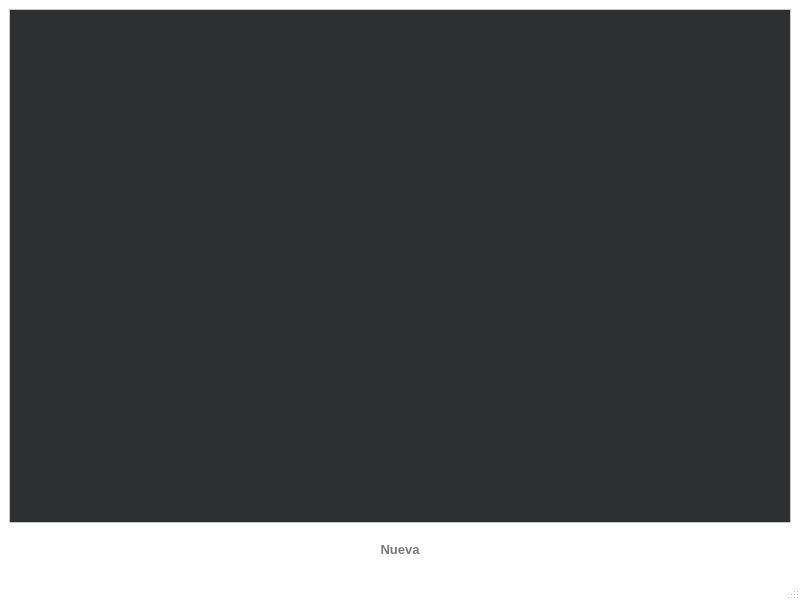
<?xml version="1.0" encoding="UTF-8"?>
<ui version="4.0">
 <class>Screen_Table_Gestores</class>
 <widget class="QMainWindow" name="Screen_Table_Gestores">
  <property name="geometry">
   <rect>
    <x>0</x>
    <y>0</y>
    <width>800</width>
    <height>600</height>
   </rect>
  </property>
  <property name="palette">
   <palette>
    <active>
     <colorrole role="Base">
      <brush brushstyle="SolidPattern">
       <color alpha="255">
        <red>46</red>
        <green>47</green>
        <blue>48</blue>
       </color>
      </brush>
     </colorrole>
     <colorrole role="Window">
      <brush brushstyle="SolidPattern">
       <color alpha="255">
        <red>255</red>
        <green>255</green>
        <blue>255</blue>
       </color>
      </brush>
     </colorrole>
    </active>
    <inactive>
     <colorrole role="Base">
      <brush brushstyle="SolidPattern">
       <color alpha="255">
        <red>46</red>
        <green>47</green>
        <blue>48</blue>
       </color>
      </brush>
     </colorrole>
     <colorrole role="Window">
      <brush brushstyle="SolidPattern">
       <color alpha="255">
        <red>255</red>
        <green>255</green>
        <blue>255</blue>
       </color>
      </brush>
     </colorrole>
    </inactive>
    <disabled>
     <colorrole role="Base">
      <brush brushstyle="SolidPattern">
       <color alpha="255">
        <red>255</red>
        <green>255</green>
        <blue>255</blue>
       </color>
      </brush>
     </colorrole>
     <colorrole role="Window">
      <brush brushstyle="SolidPattern">
       <color alpha="255">
        <red>255</red>
        <green>255</green>
        <blue>255</blue>
       </color>
      </brush>
     </colorrole>
    </disabled>
   </palette>
  </property>
  <property name="windowTitle">
   <string>MainWindow</string>
  </property>
  <widget class="QWidget" name="centralwidget">
   <layout class="QVBoxLayout" name="verticalLayout">
    <item>
     <widget class="QTableView" name="tableView">
      <property name="styleSheet">
       <string notr="true">font: 10pt &quot;Segoe UI&quot;;</string>
      </property>
     </widget>
    </item>
    <item>
     <layout class="QHBoxLayout" name="horizontalLayout">
      <item>
       <spacer name="horizontalSpacer">
        <property name="orientation">
         <enum>Qt::Horizontal</enum>
        </property>
        <property name="sizeHint" stdset="0">
         <size>
          <width>40</width>
          <height>20</height>
         </size>
        </property>
       </spacer>
      </item>
      <item>
       <widget class="QPushButton" name="pb_nueva">
        <property name="minimumSize">
         <size>
          <width>130</width>
          <height>40</height>
         </size>
        </property>
        <property name="maximumSize">
         <size>
          <width>130</width>
          <height>40</height>
         </size>
        </property>
        <property name="font">
         <font>
          <family>Segoe UI</family>
          <pointsize>10</pointsize>
          <weight>75</weight>
          <bold>true</bold>
         </font>
        </property>
        <property name="styleSheet">
         <string notr="true">border-radius: 10px;
color:rgb(120, 120, 120);</string>
        </property>
        <property name="text">
         <string>Nueva</string>
        </property>
        <property name="icon">
         <iconset resource="assets.qrc">
          <normaloff>:/icons/plus_blue.png</normaloff>:/icons/plus_blue.png</iconset>
        </property>
        <property name="iconSize">
         <size>
          <width>20</width>
          <height>20</height>
         </size>
        </property>
       </widget>
      </item>
      <item>
       <spacer name="horizontalSpacer_2">
        <property name="orientation">
         <enum>Qt::Horizontal</enum>
        </property>
        <property name="sizeHint" stdset="0">
         <size>
          <width>40</width>
          <height>20</height>
         </size>
        </property>
       </spacer>
      </item>
     </layout>
    </item>
   </layout>
  </widget>
  <widget class="QMenuBar" name="menubar">
   <property name="geometry">
    <rect>
     <x>0</x>
     <y>0</y>
     <width>800</width>
     <height>21</height>
    </rect>
   </property>
  </widget>
  <widget class="QStatusBar" name="statusbar"/>
 </widget>
 <resources>
  <include location="assets.qrc"/>
 </resources>
 <connections/>
</ui>
